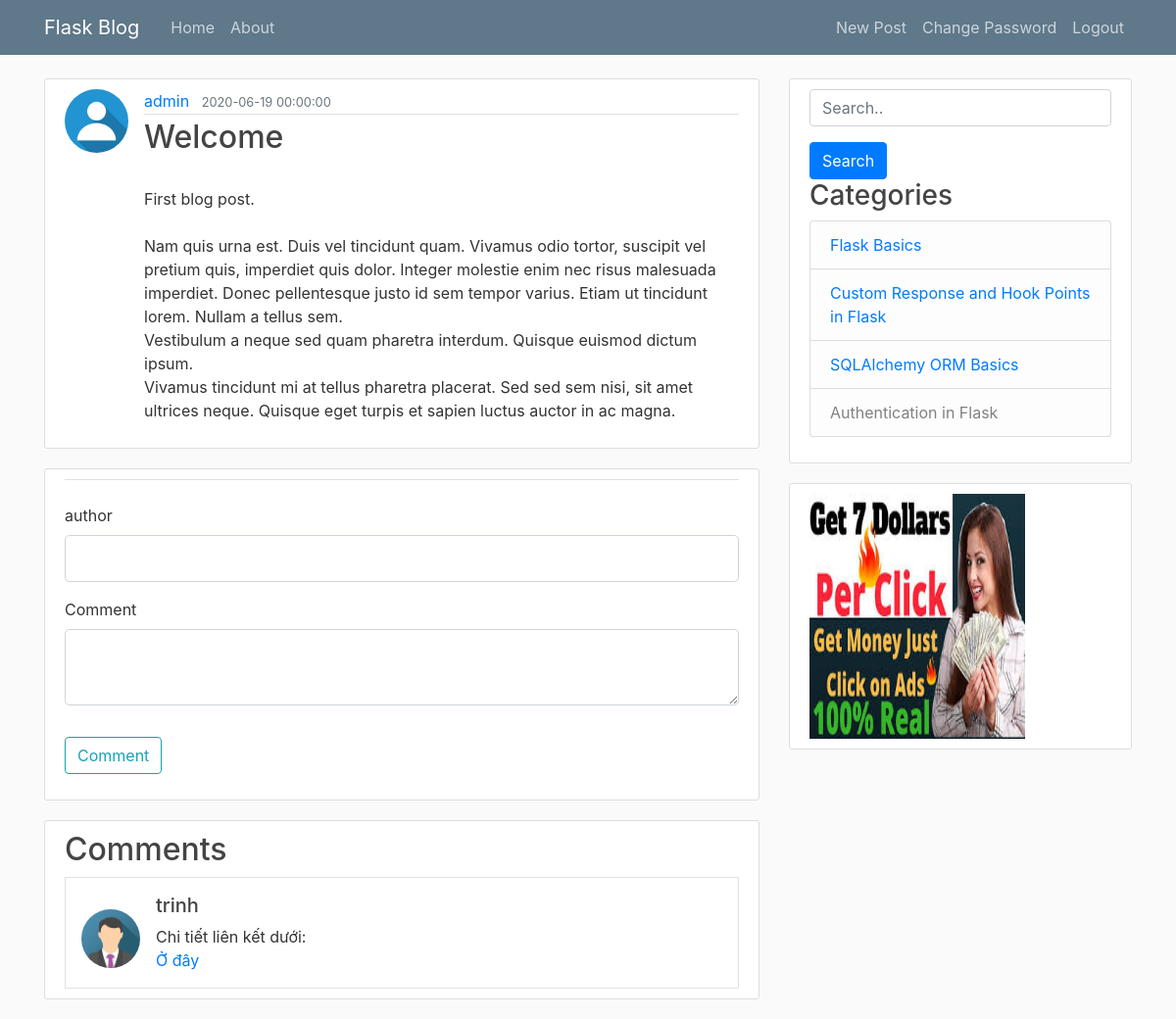
The app's page /post/3 (signed in) with its own data.
### flaskblog/models.py (models this page shows, shortened)
class User(db.Model, UserMixin):
    id = db.Column(db.Integer, primary_key=True)
    username = db.Column(db.String(20), unique=True, nullable=False)
    email = db.Column(db.String(120), unique=True, nullable=False)
    password = db.Column(db.String(60), nullable=False)
    image_file = db.Column(db.String(20), nullable=False,
                           default='default.jpg')
    Posts = db.relationship('Post', backref='author', lazy=True)

class Post(db.Model):
    id = db.Column(db.Integer, primary_key=True)
    title = db.Column(db.String(100), nullable=False)
    date_posted = db.Column(db.DateTime, nullable=False,
                            default=datetime.utcnow)
    content = db.Column(db.Text(), nullable=False)
    user_id = db.Column(db.Integer, db.ForeignKey('user.id'), nullable=False)

class Comment(db.Model):
    id = db.Column(db.Integer, primary_key=True)
    author = db.Column(db.String(20), nullable=False)
    content = db.Column(db.Text(), nullable=False)
    timestamp  = db.Column(db.DateTime, nullable=False,
                            default=datetime.utcnow)
    post_id = db.Column(db.Integer, db.ForeignKey('post.id'), nullable=False)

### flaskblog/posts/routes.py (the view)
@posts.route("/post/<string:post_id>")
def post(post_id):
    sql = db.text("SELECT * FROM Post WHERE id={}".format(post_id))
    post = db.session.query(Post).from_statement(sql).first()
    form = CommentForm()
    comment = Comment.query.filter_by(post_id=post_id).all()
    return render_template('post.html', title=post.title, post=post,comments=comment,form=form)

### flaskblog/posts/forms.py
class CommentForm(FlaskForm):
    author = StringField('author', validators=[DataRequired()])
    content = TextAreaField('Comment', validators=[DataRequired()])
    submit = SubmitField('Comment')

### flaskblog/models.py (called while the page is built)
@login_manager.user_loader
def load_user(user_id):
    return User.query.get(int(user_id))

### flaskblog/templates/post.html (shortened to what this page needs)
{% extends "layout.html" %}
{% block content %}
    <article class="media content-section">
        <img class="rounded-circle article-img" src="{{ url_for('static', filename='profile_pics/' + post.author.image_file) }}">
        <div class="media-body">
            <div class="article-metadata">
                <a class="mr-2" href="{{ url_for('users.user_posts', username=post.author.username) }}">{{ post.author.username }}</a>
                <small class="text-muted">{{ post.date_posted }}</small>
            </div>
            <h2 class="article-title">{{ post.title }}</h2>
            <p class="article-content">{{ post.content|safe }}</p>
        </div>
    </article>
    <div class="content-section">
        <form method="POST" action="">
            <fieldset class="form-group">
                <legend class="border-bottom mb-4">{{ legend }}</legend>
                <div class="form-group">
                    {{ form.author.label(class="form-control-label") }}
                    {% if form.author.errors %}
                        {{ form.author(class="form-control form-control-lg is-invalid") }}
                        <div class="invalid-feedback">
                            {% for error in form.author.errors %}
                                <span>{{ error }}</span>
                            {% endfor %}
                        </div>
                    {% else %}
                        {{ form.author(class="form-control form-control-lg") }}
                    {% endif %}
                </div>
                <div class="form-group">
                    {{ form.content.label(class="form-control-label") }}
                    {% if form.content.errors %}
                        {{ form.content(class="form-control form-control-lg is-invalid") }}
                        <div class="invalid-feedback">
                            {% for error in form.content.errors %}
                                <span>{{ error }}</span>
                            {% endfor %}
                        </div>
                    {% else %}
                        {{ form.content(class="form-control form-control-lg") }}
                    {% endif %}
                </div>
            </fieldset>
            <div class="form-group">
                {{ form.submit(class="btn btn-outline-info") }}
            </div>
        </form>
    </div>
  <div class="content-section">
    {% if comments %}
    <h2>Comments</h2>
    <div>
        {% for comment in comments %}
        <div class="media border p-3">
        <img src="../static/profile_pics/img_avatar3.png" alt="John Doe" class="mr-3 mt-3 rounded-circle" style="width:60px;">
        <div class="media-body">
            <h5>{{ comment.author }}</h5>
            <div>{{ comment.content|safe }}</div>
        </div>
       </div>
       {% endfor %}
    </div>
    {% endif %}
  </div>
{% endblock content %}

### flaskblog/static/main.css (style rules this page uses)
body { background: #fafafa; color: #333333; margin-top: 5rem; }
h1, h2, h3, h4, h5, h6 { color: #444444; }
.content-section { background: #ffffff; padding: 10px 20px; border: 1px solid #dddddd; border-radius: 3px; margin-bottom: 20px; }
.article-title { color: #444444; }
.article-content { white-space: pre-line; }
.article-img { height: 65px; width: 65px; margin-right: 16px; }
.article-metadata { padding-bottom: 1px; margin-bottom: 4px; border-bottom: 1px solid #e3e3e3 }

### records on screen
User: image_file (placeholder picture), author.username "admin"
Post: date_posted "2020-06-19 00:00:00", title "Welcome", content "First blog post. Nam quis urna est. Duis vel tincidunt quam. Vivamus odio tortor, suscipit vel pretium quis, imperdiet quis dolor. Integer molestie enim nec risus malesuada imperdiet. Donec pellentesque justo id sem tempor varius. Etiam ut tincidunt lorem. Nullam a tellus sem. Vestibulum a neque sed quam pharetra interdum. Quisque euismod dictum ipsum. Vivamus tincidunt mi at tellus pharetra placerat. Sed sed sem nisi, sit amet ultrices neque. Quisque eget turpis et sapien luctus auctor in ac magna."
Comment: author "trinh", content "Chi tiết liên kết dưới: Ở đây"
